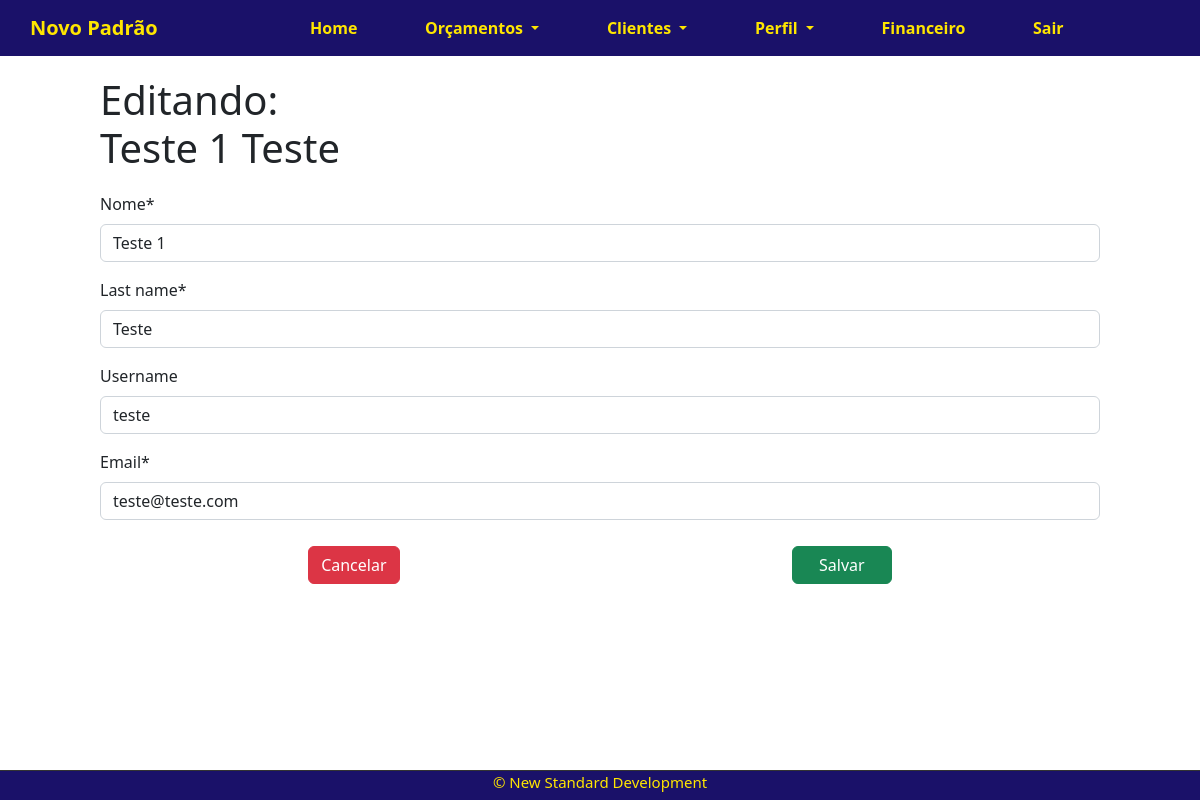
The app's page /accounts/perfil/user/edit (signed in) with its own data.
### accounts/models.py (models this page shows, shortened)
class CustomUser(AbstractBaseUser, PermissionsMixin):
    first_name = models.CharField(_('Nome'),max_length=100, )
    last_name = models.CharField(max_length=100)
    email = models.EmailField(_("email"), unique=True, )
    username = models.CharField(max_length=100,unique=False, blank=True, null=True,)
    is_staff = models.BooleanField(default=False)
    is_active = models.BooleanField(default=True)
    date_joined = models.DateTimeField(default=timezone.now)
    USERNAME_FIELD = "email"
    REQUIRED_FIELDS = []
    objects = CustomUserManager()
    class Meta:
        verbose_name = _('user')
        verbose_name_plural = _('users')

### accounts/views.py (the view)
# urls.py: path('perfil/user/edit', views.editUser, name='perfil-edit'),
@login_required
def editUser(request):
    user = request.user
    fullname = f'{user.first_name} {user.last_name}'
    fullname = fullname.title()
    user_form = UpdateUser(instance=user)
    if(request.method == 'POST'):
        user_form = UpdateUser(request.POST,instance=user)
        if user_form.is_valid() :
            user_form.save()
            messages.info(request,'Usuario alterado com sucesso')
            return redirect('/accounts/perfil/user/edit')
    context = {
        'user_form': user_form,
        'user':user,
        'fullname' :fullname
        }
    return render(request, 'accounts/editUser.html',context)

### accounts/models.py
class UpdateUser(forms.ModelForm):
    first_name = models.CharField(_('Nome'),max_length=100, )
    last_name = models.CharField(max_length=100)
    email = models.EmailField(_("email"), unique=True,   )
    username = models.CharField(max_length=100,unique=False, blank=True, null=True,)
    class Meta:
        model = CustomUser
        fields = ['first_name','last_name','username', 'email']

### accounts/templates/accounts/editUser.html (shortened to what this page needs)
{% extends 'base.html' %}
{% load crispy_forms_tags %}
{% block content %}
<div class="offset-1 col-10 list-div">
    <h1>Editando:
        <br>
        <span id="client-name"> {{ fullname }} </span>
    </h1>
    <div class="div-base-table">
    <form method="POST">
        {{ user_form|crispy }}
        <div class="container div-btn">
            <a href="/accounts/perfil/user/">
                <input type="button" class="btn btn-danger btn-form " value="Cancelar">
            </a>
            <input type="submit" class="btn btn-success btn-form " id="" value="Salvar">
        </div>
    </form>
</div>
{% endblock %}

### company/static/css/style.css (style rules this page uses)
body { width: 100%; }

### company/static/css/Navbar.css (style rules this page uses)
h1 { margin-top: 20px; margin-bottom: 20px; }

### company/static/css/DashboardClients.css (style rules this page uses)
.list-div { padding: 0; margin-left: 0; }
.div-base-table { display: flex; flex-direction: column; justify-content: center; margin-bottom: 20px; }

### company/static/css/NewClient.css (style rules this page uses)
.btn-form { margin-top: 10px; margin-bottom: 50px; float: right; }
.btn-form[type="submit"] { width: 100px; }
.div-btn { display: flex; justify-content: space-around; }

### records on screen
CustomUser: first_name "Teste 1", last_name "Teste", username "teste", email "teste@teste.com"

### other values on screen
{{ fullname }} "Teste 1 Teste"
